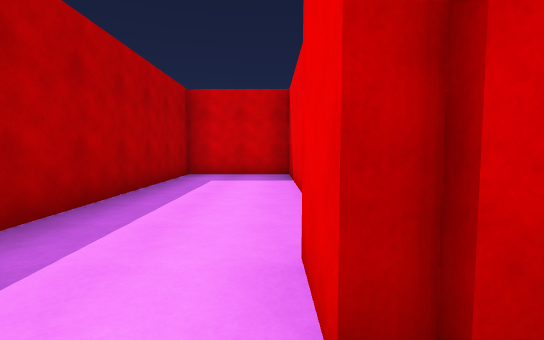
View 1 (above)

22 first-person views from a walk through a 3-D level made in the Unity game engine. The camera is 1.4 m above the floor, tilts 4° down and sees 85° across. The floor is counted in squares, 2 m on a side. Each view is taken from the middle of a square. On the plan, view 1 faces up. The plan holds only what a view shows up to about 10 squares ahead; the rest is blank. The place goes on beyond the plan. Some animated figures are not drawn. Some surface patterns are stand-ins.

View 2
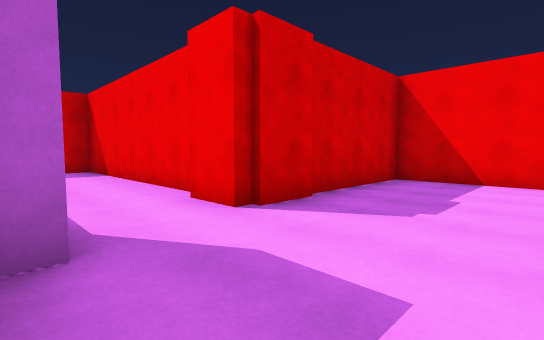

View 3
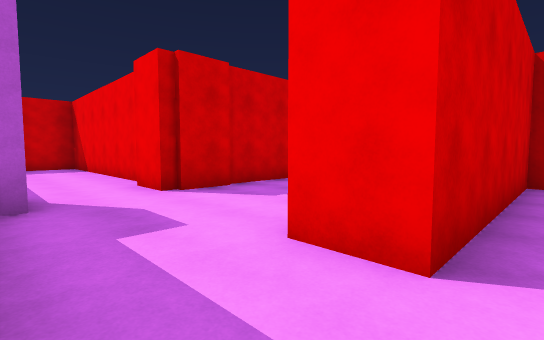

View 4
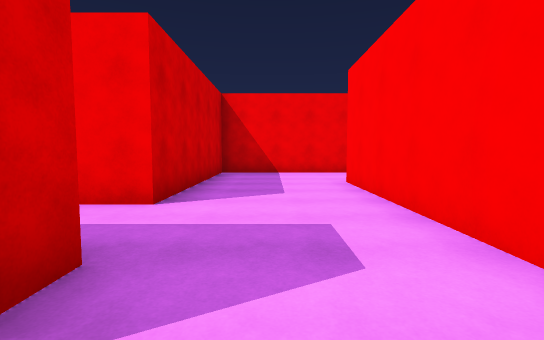

View 5
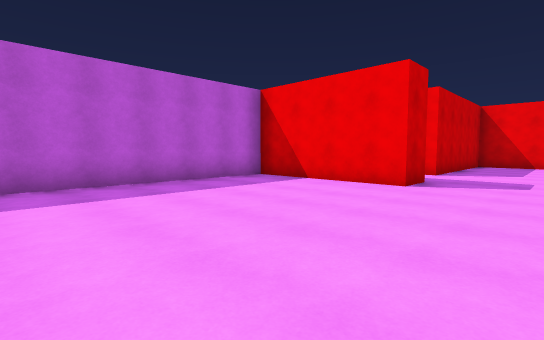

View 6
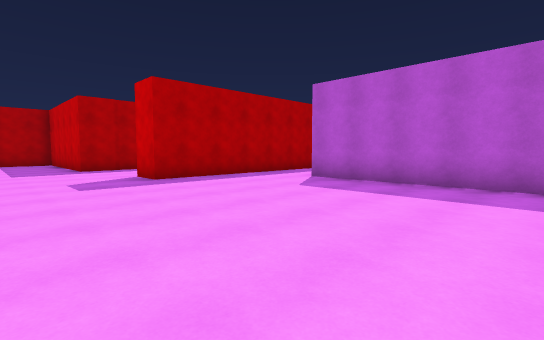

View 7
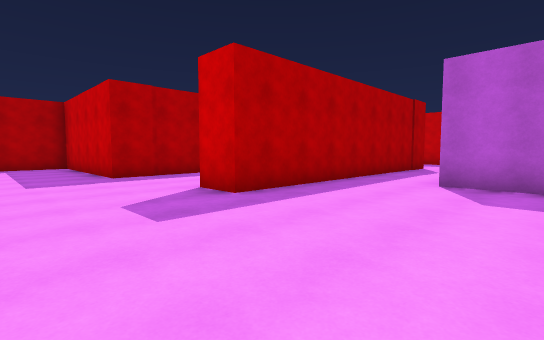

View 8
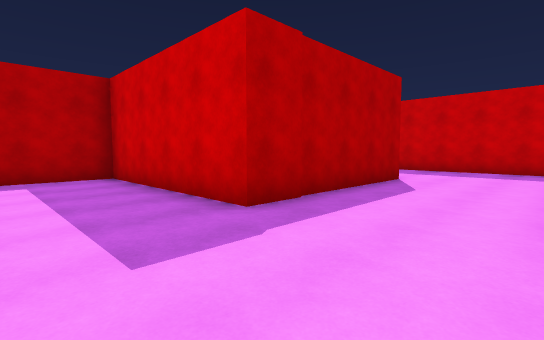

View 9
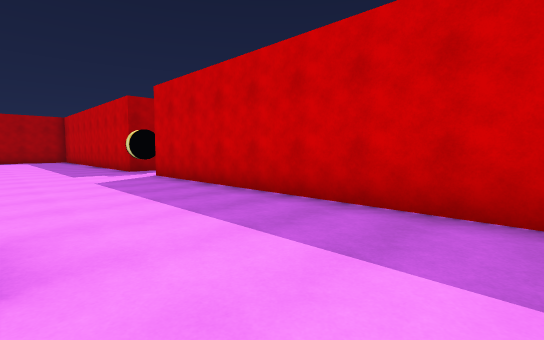

View 10
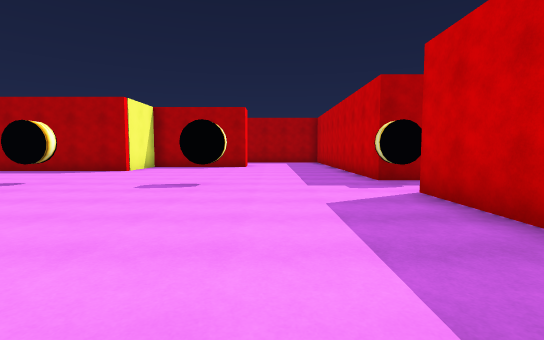

View 11
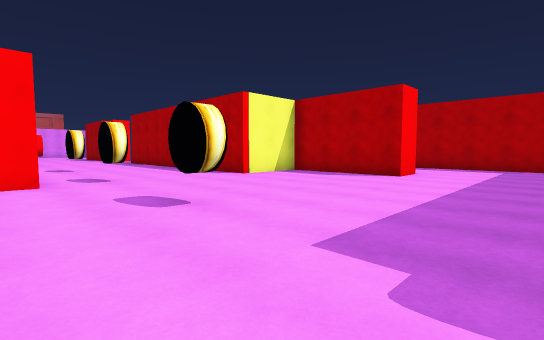

View 12
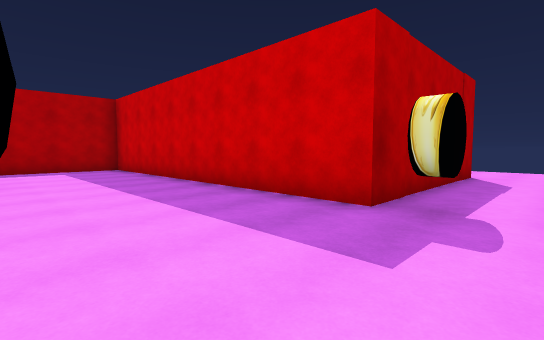

View 13
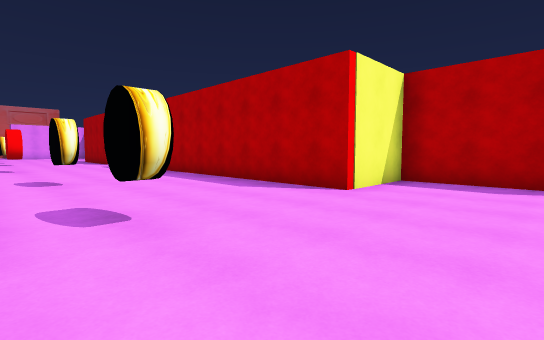

View 14
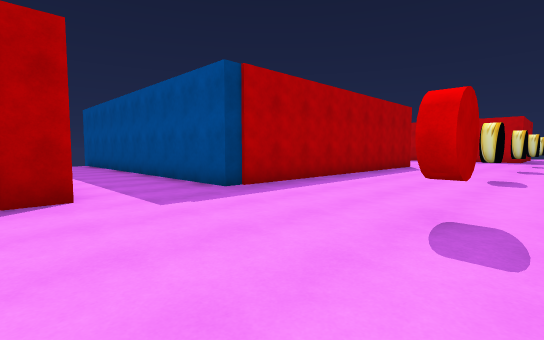

View 15
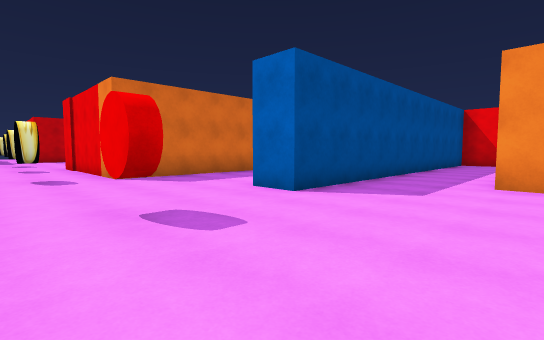

View 16
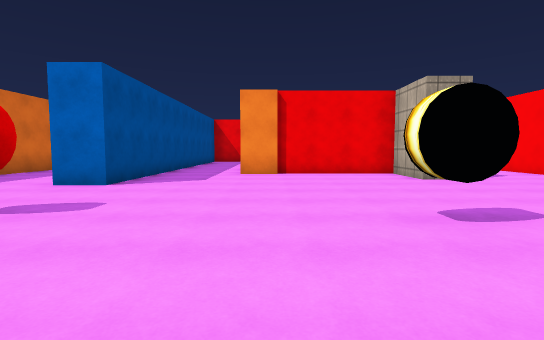

View 17
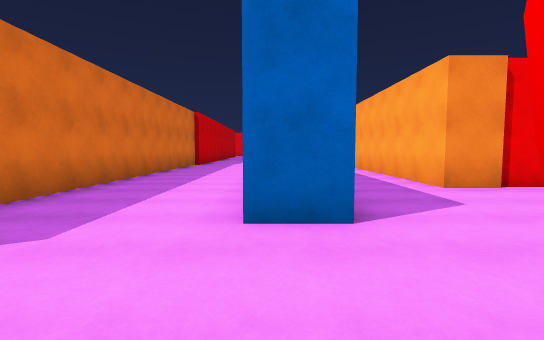

View 18
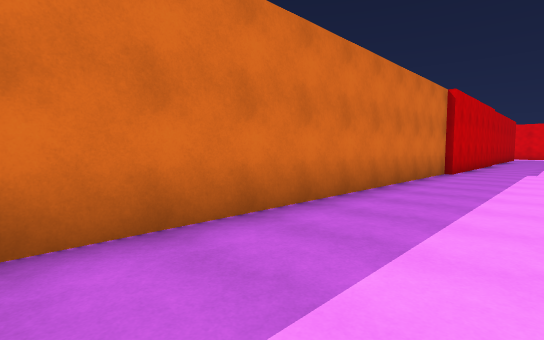

View 19
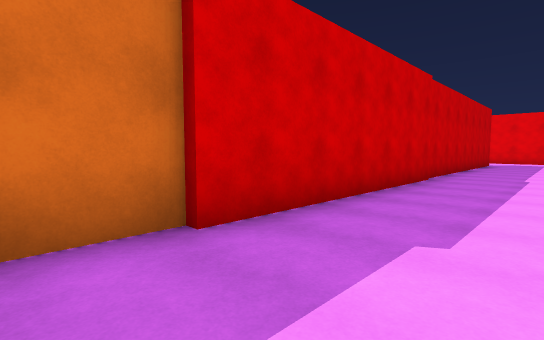

View 20
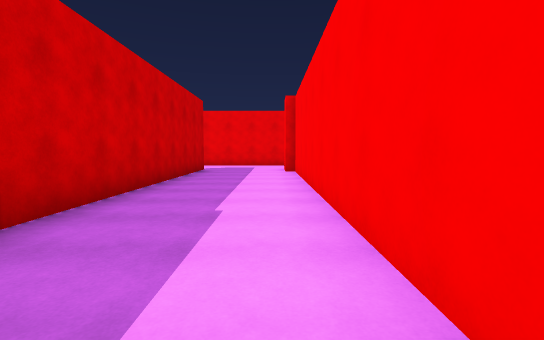

View 21
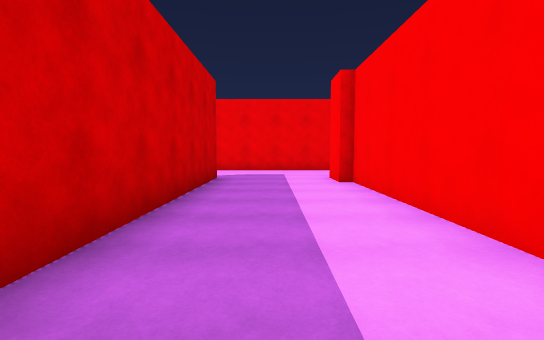

View 22
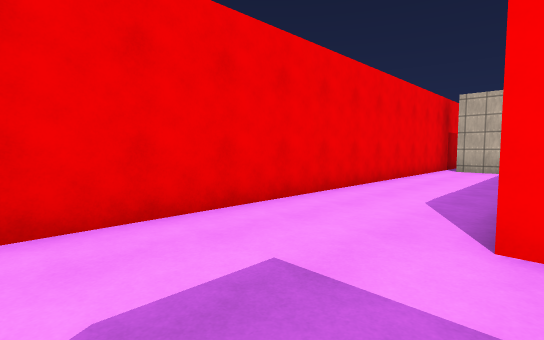

### Floor plan
Points are (right, up) in squares from view 1. A wall is a line through its corners. A room is listed if a view was taken in it or the views show most of it. See-through windows are left out.
Room 1 (views 1, 2)
walls: (0.5, 2.4) (0.5, 8.3) (-2.3, 8.3) (-2.3, 2.5); (-1.5, 0.2) (-2, 0.2); (4.9, -1.8) (4.9, 0.8) (0.2, 0.8) (0.2, 1.9)
ways out: opening at (-1.5, -3) to room 2
Room 2 (views 3, 4, 5, 6, 7, 8, 9, 10, 11, 12, 13, 14, 15, 16, 17, 18, 19, 20, 21, 22)
walls: (-23.7, -6.8) (-23.7, -3); (-15, -11.8) (-22.2, -11.8) (-22.2, -10.6); (-11.6, -7.5) (-22.6, -7.5); (-23.9, -2.6) (-23.2, -2.6); (-17.8, 1.1) (-17.8, -3.7) (-22.7, -3.7) (-22.7, -5.8); (-15.4, 4.4) (-23.9, 4.4); (-13.8, 4.5) (-13.8, -3.1) (-14.9, -3.1); (-7.2, -10.7) (1.4, -10.7); (-5.5, -7.7) (-11.8, -7.7); (-20.1, -18.5) (-19.6, -18.5) (-19.6, -14.1) (-15, -14.1); (-28.5, -14) (-28.5, -14.9); (-31.8, 1) (-30.7, 1) (-30.7, -2.6) (-28.5, -2.6) (-28.5, -11.8) (-34.9, -11.8); (-2.4, -6.6) (2.4, -6.6); (-2.1, -3.8) (-3.3, -3.8) (-3.3, 0.2) (-11.8, 0.2); (-25.7, 9.6) (-25.7, 4.4) (-34.7, 4.4) (-34.7, 1.4); (1.2, -10.4) (2.4, -10.4); (2.4, -7.5) (-5.5, -7.5); (3.9, -18.5) (4.5, -18.5); (4.9, -18.5) (4.9, -3.5) (-0.3, -3.5) (-0.3, -2.4)
ways out: opening at (-1.5, -3) to room 1; opening at (-24.5, 9.5); opening at (-12.5, 5.5)
objects: other object (-25, -17); red cylinder (-25, -12); other object (-25, -7); other object (-25, -3); other object (-25, 1); other object (-25, 5)

Where each view was taken, in squares from view 1:
view 1: 0 up, 0 right, facing up
view 2: 2 down, 2 left, facing up-right
view 3: 4 down, 2 left, facing up-right
view 4: 5 down, 4 left, facing right
view 5: 6 down, 9 left, facing up-right
view 6: 6 down, 7 left, facing up-left
view 7: 6 down, 10 left, facing up-left
view 8: 6 down, 15 left, facing up-left
view 9: 1 up, 16 left, facing up-left
view 10: 2 up, 19 left, facing left
view 11: 4 up, 23 left, facing down-left
view 12: 1 up, 24 left, facing up-left
view 13: 0 up, 24 left, facing down-left
view 14: 15 down, 24 left, facing up-left
view 15: 15 down, 26 left, facing up-right
view 16: 15 down, 28 left, facing right
view 17: 11 down, 25 left, facing right
view 18: 10 down, 21 left, facing up-right
view 19: 10 down, 13 left, facing up-right
view 20: 10 down, 8 left, facing right
view 21: 9 down, 5 left, facing right
view 22: 8 down, 2 right, facing down-right
